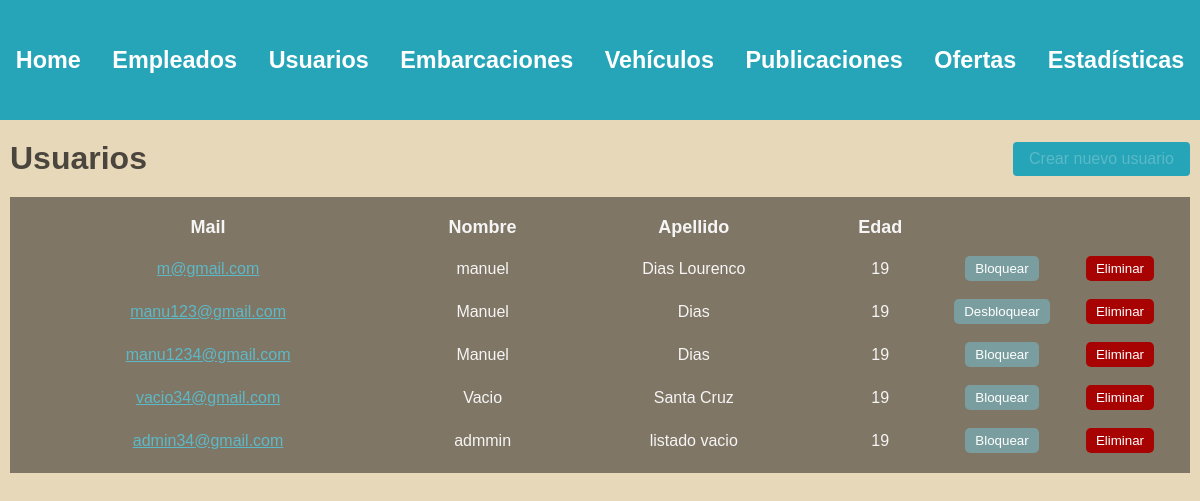
/administracion/usuarios/ (signed in), run on an earlier commit of the app's database.
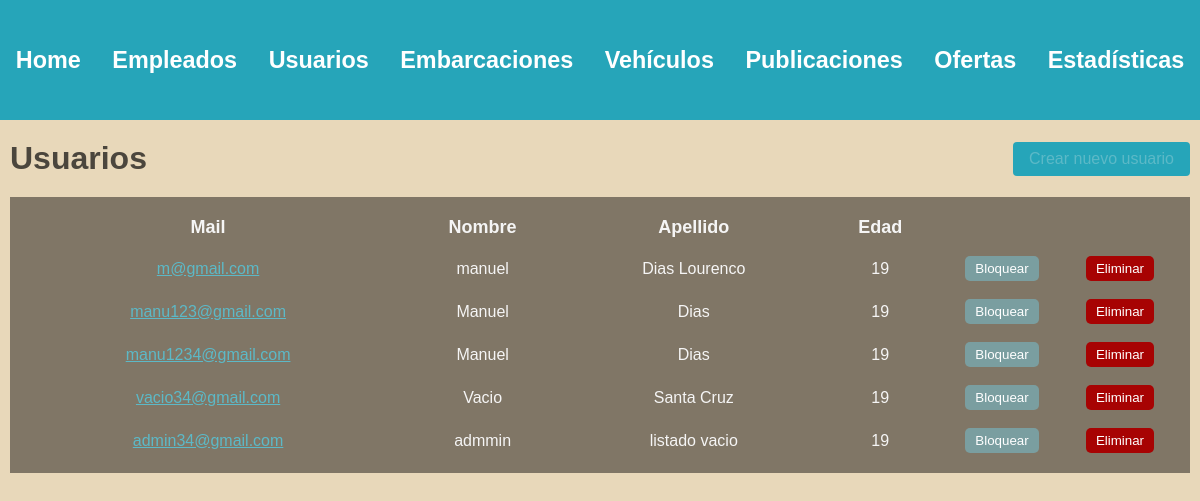
And on a later commit of the database.
### usuarios/models.py (models this page shows, shortened)
class Usuario(AbstractBaseUser, PermissionsMixin):
    nombre = models.CharField(max_length=50)
    apellido = models.CharField(max_length=50)
    fecha_nacimiento = models.DateField()
    telefono = models.CharField(max_length=13)
    mail = models.EmailField(max_length=50, unique=True)
    password = models.CharField(max_length=128)
    is_staff= models.BooleanField(default=False)
    is_blocked= models.BooleanField(default=False)
    USERNAME_FIELD = 'mail'
    REQUIRED_FIELDS = ['nombre', 'apellido', 'fecha_nacimiento', 'telefono']

### administrador/views.py (the view)
# urls.py: path('', include('usuarios.urls')),
@login_required(login_url=reverse_lazy('home'))
def usuarios(request):
    user = request.user
    if not user.is_superuser:
        return redirect('home')
    usuarios = Usuario.objects.filter(is_staff=False)
    for usuario in usuarios:
        usuario.edad = calcular_edad(usuario.fecha_nacimiento)
    return render(request, 'users.html', {
        'usuarios' : usuarios
    })

### administrador/backend.py (called while the page is built)
def calcular_edad(fecha_nacimiento):
    fecha_actual = datetime.now()
    edad = fecha_actual.year - fecha_nacimiento.year - ((fecha_actual.month, fecha_actual.day) < (fecha_nacimiento.month, fecha_nacimiento.day))
    return edad

### autenticacion/backend.py (called while the page is built)
    def get_user(self, user_id):
        UserModel = get_user_model()
        try:
            return UserModel.objects.get(pk=user_id)
        except UserModel.DoesNotExist:
            return None

### administrador/templates/users.html (shortened to what this page needs)
{% extends 'layouts/navbar.html' %}
{% block content %}
<div class="header">
    <h1>Usuarios</h1>
    <a href="{% url 'crear usuario' %}" class="btn btn-primary">Crear nuevo usuario</a>
</div>
{% if usuarios %}
    <table>
        <thead>
            <tr>
                <th>Mail</th>
                <th>Nombre</th>
                <th>Apellido</th>
                <th>Edad</th>
                <th></th>
                <th></th>
            </tr>
        </thead>
        <tbody>
            {% for usuario in usuarios %}
                <tr>
                    <td>
                        <a href="{% url 'ver perfil' usuario.id %}"> {{usuario.mail}} </a>
                    </td>
                    <td>{{usuario.nombre}}</td>
                    <td>{{usuario.apellido}}</td>
                    <td>{{usuario.edad}}</td>
                    <td>
                        {% if usuario.is_blocked %}
                            <form action="{% url 'desbloquear usuario' %}" method="post">
                                <button type="submit" class="btn-block">Desbloquear</button>
                            </form>
                        {% else %}
                            <form action="{% url 'bloquear usuario' %}" method="post">
                                <button type="submit" class="btn-block">Bloquear</button>
                            </form>
                        {% endif %}
                    </td>
                    <td>
                        <button class="btn-delete">Eliminar</button>
                    </td>
                </tr>
            {% endfor %}
        </tbody>
    </table>
{% else %}
    <h3>No existen usuarios en la plataforma.</h3>
{% endif %}
{% endblock %}

What changed in the data, as far as the page shows it:
changed Usuario "manu123@gmail.com": is_blocked "Desbloquear" → "Bloquear"
